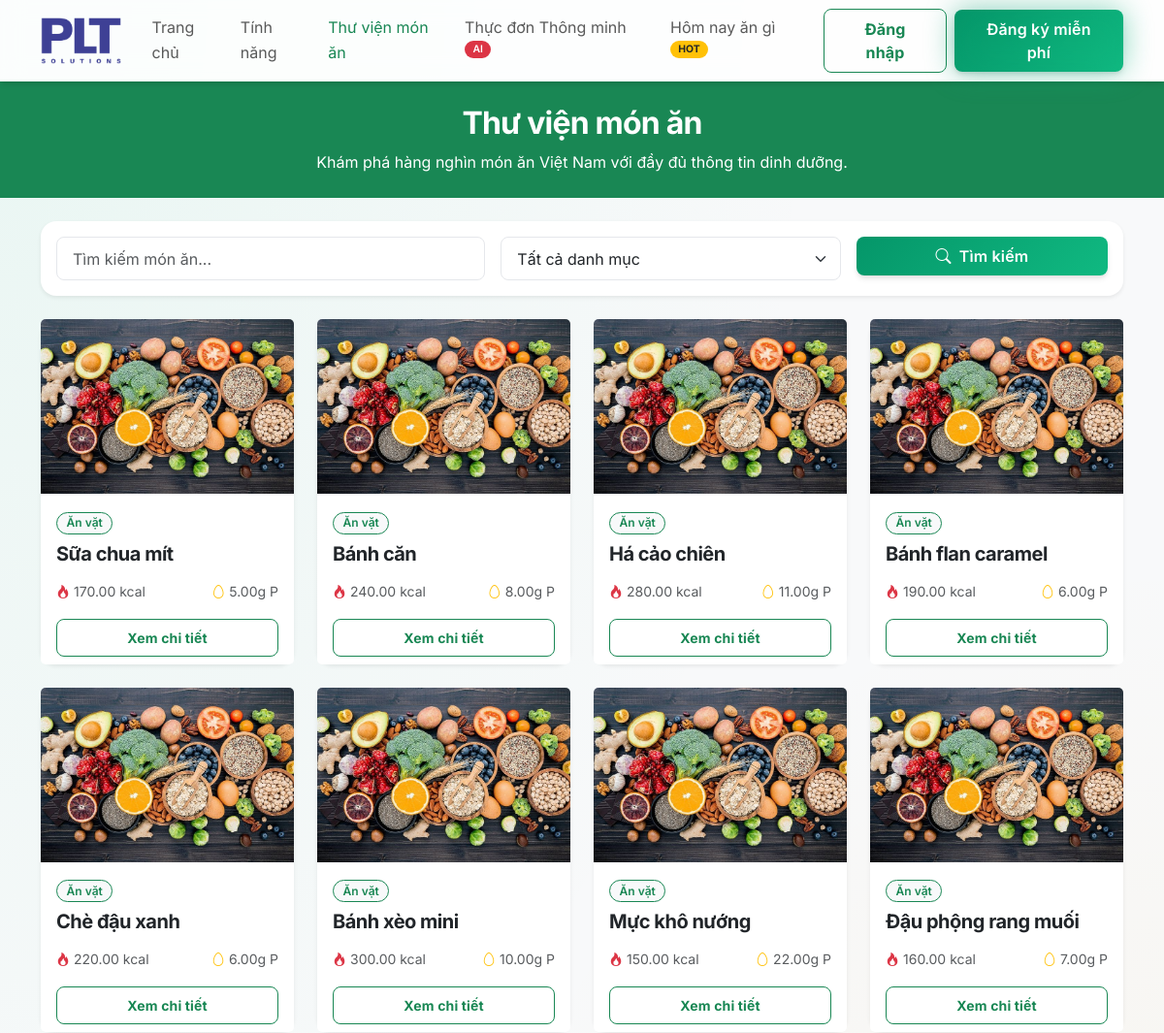
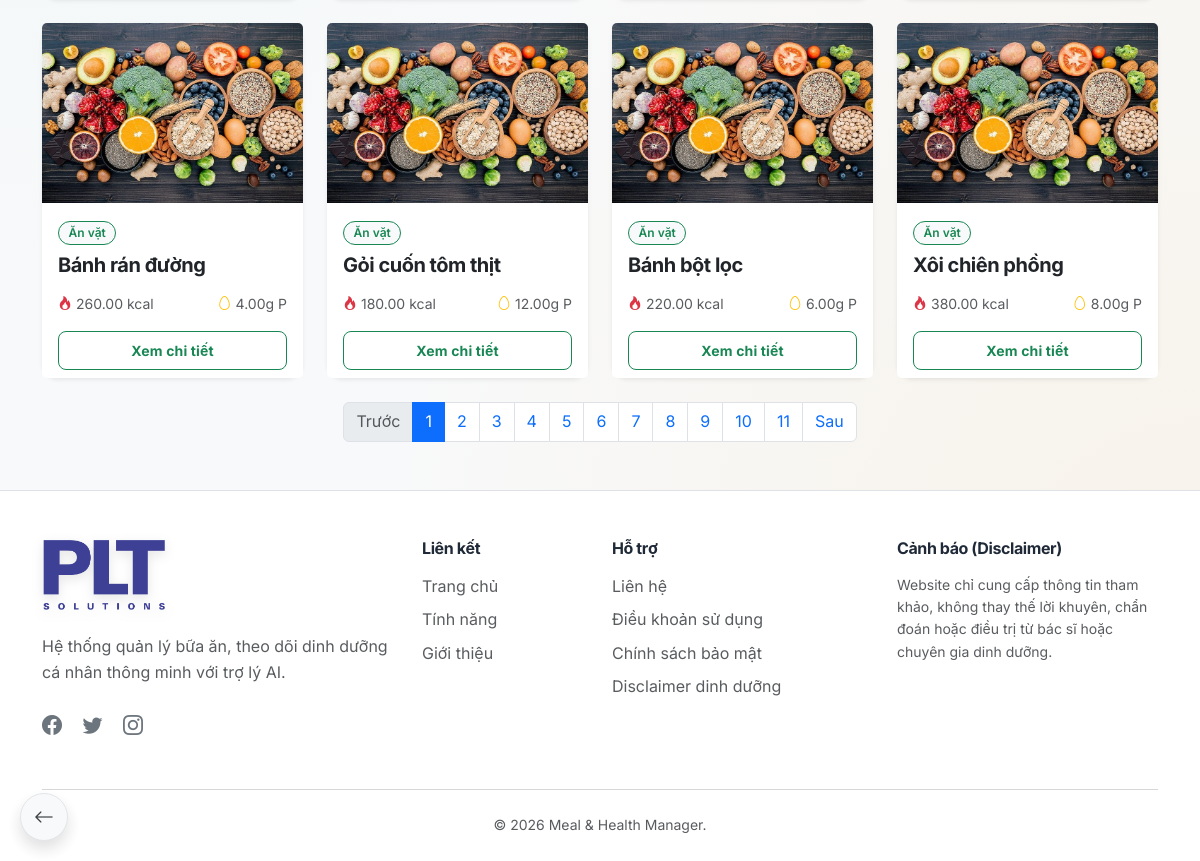
Screenshot of /foods.php with the database file from the repository (2 pictures, top to bottom).
### tables this page shows
CREATE TABLE IF NOT EXISTS `foods` (
  `id` bigint UNSIGNED NOT NULL AUTO_INCREMENT,
  `category_id` bigint UNSIGNED DEFAULT NULL,
  `name` varchar(180) NOT NULL,
  `slug` varchar(200) NOT NULL,
  `image` varchar(255) DEFAULT NULL,
  `description` text,
  `ingredients` text,
  `instructions` text,
  `serving_size` decimal(8,2) NOT NULL DEFAULT '100.00',
  `serving_unit` varchar(50) NOT NULL DEFAULT 'g',
  `calories` decimal(8,2) NOT NULL DEFAULT '0.00',
  `protein` decimal(8,2) NOT NULL DEFAULT '0.00',
  `carbs` decimal(8,2) NOT NULL DEFAULT '0.00',
  `fat` decimal(8,2) NOT NULL DEFAULT '0.00',
  `fiber` decimal(8,2) NOT NULL DEFAULT '0.00',
  `sugar` decimal(8,2) NOT NULL DEFAULT '0.00',
  `sodium` decimal(10,2) NOT NULL DEFAULT '0.00',
  `diet_type` varchar(255) DEFAULT 'normal',
  `season` varchar(50) DEFAULT NULL COMMENT 'Mùa phù hợp: xuan,he,thu,dong (phân tách bằng dấu phẩy)',
  `goals` varchar(255) DEFAULT NULL,
  `estimated_price` int DEFAULT '35000',
  `is_premium` tinyint(1) NOT NULL DEFAULT '0',
  `status` enum('active','inactive') NOT NULL DEFAULT 'active',
  `created_by` bigint UNSIGNED DEFAULT NULL,
  `created_at` timestamp NOT NULL DEFAULT CURRENT_TIMESTAMP,
  `updated_at` timestamp NOT NULL DEFAULT CURRENT_TIMESTAMP ON UPDATE CURRENT_TIMESTAMP,
  PRIMARY KEY (`id`),
  UNIQUE KEY `slug` (`slug`),
  KEY `fk_foods_created_by` (`created_by`),
  KEY `idx_foods_name` (`name`),
  KEY `idx_foods_category` (`category_id`),
  KEY `idx_foods_status` (`status`),
  KEY `idx_foods_premium` (`is_premium`),
  KEY `idx_foods_season` (`season`)
);

CREATE TABLE IF NOT EXISTS `food_categories` (
  `id` bigint UNSIGNED NOT NULL AUTO_INCREMENT,
  `name` varchar(120) NOT NULL,
  `slug` varchar(140) NOT NULL,
  `description` text,
  `status` enum('active','inactive') NOT NULL DEFAULT 'active',
  `created_at` timestamp NOT NULL DEFAULT CURRENT_TIMESTAMP,
  `updated_at` timestamp NOT NULL DEFAULT CURRENT_TIMESTAMP ON UPDATE CURRENT_TIMESTAMP,
  PRIMARY KEY (`id`),
  UNIQUE KEY `slug` (`slug`),
  KEY `idx_food_categories_status` (`status`)
);

### models/FoodModel.php (called while the page is built, shortened)
<?php
require_once __DIR__ . '/../config/database.php';
class FoodModel {
    private $conn;
    private $table_name = "foods";
    public function __construct() {
        $database = new Database();
        $this->conn = $database->getConnection();
    }
    public function getFoods($limit = 12, $offset = 0, $search = '', $category_id = null) {
        $query = "SELECT f.*, c.name as category_name
                  FROM " . $this->table_name . " f
                  LEFT JOIN food_categories c ON f.category_id = c.id
                  WHERE f.status = 'active'";
        $query .= " ORDER BY f.id DESC LIMIT :limit OFFSET :offset";
        $stmt = $this->conn->prepare($query);
        $stmt->bindValue(':limit', (int)$limit, PDO::PARAM_INT);
        $stmt->bindValue(':offset', (int)$offset, PDO::PARAM_INT);
        $stmt->execute();
        return $stmt->fetchAll(PDO::FETCH_ASSOC);
    }
    public function getTotalFoods($search = '', $category_id = null) {
        $query = "SELECT COUNT(id) as total FROM " . $this->table_name . " WHERE status = 'active'";
        $stmt = $this->conn->prepare($query);
        $stmt->execute();
        $row = $stmt->fetch(PDO::FETCH_ASSOC);
        return $row['total'];
    }
}

### config/database.php (called while the page is built, shortened)
<?php
class Database {
    private $host = "127.0.0.1";
    private $db_name = "meal_health_manager";
    private $username = "root";
    private $password = "";
    public function getConnection() {
        $this->conn = null;
        try {
            $this->conn = new PDO("mysql:host=" . $this->host . ";dbname=" . $this->db_name . ";charset=utf8mb4", $this->username, $this->password);
            $this->conn->setAttribute(PDO::ATTR_ERRMODE, PDO::ERRMODE_EXCEPTION);
            $this->conn->setAttribute(PDO::ATTR_DEFAULT_FETCH_MODE, PDO::FETCH_ASSOC);
        } catch(PDOException $exception) {
            echo "Lỗi kết nối CSDL: " . $exception->getMessage();
            exit();
        }
        return $this->conn;
    }
}

### includes/functions.php (called while the page is built, shortened)
<?php
function food_image_url($image) {
    $fallback = BASE_URL . '/img/bg1.jpg';
    if (!is_string($image) || trim($image) === '') {
        return $fallback;
    }
    return $fallback;
}

### foods.php (the view, shortened to what this page needs)
<?php
require_once __DIR__ . '/includes/functions.php';
require_once __DIR__ . '/models/FoodModel.php';
$foodModel = new FoodModel();
$page = isset($_GET['page']) ? (int)$_GET['page'] : 1;
$limit = 12;
$offset = ($page - 1) * $limit;
$search = $_GET['search'] ?? '';
$category_id = !empty($_GET['category']) ? (int)$_GET['category'] : null;
$foods = $foodModel->getFoods($limit, $offset, $search, $category_id);
$total_foods = $foodModel->getTotalFoods($search, $category_id);
$total_pages = ceil($total_foods / $limit);
require_once __DIR__ . '/includes/header.php';
?>
<div class="bg-success text-white py-4 mb-4">
    <div class="container text-center">
        <h2 class="fw-bold">Thư viện món ăn</h2>
        <p class="mb-0">Khám phá hàng nghìn món ăn Việt Nam với đầy đủ thông tin dinh dưỡng.</p>
    </div>
</div>
<div class="container mb-5">
    <div class="card shadow-sm mb-4 border-0">
        <div class="card-body">
            <form method="GET" action="foods.php" class="row g-3">
                <div class="col-md-5">
                    <input type="text" name="search" class="form-control" placeholder="Tìm kiếm món ăn..." value="<?php echo htmlspecialchars($search); ?>">
                </div>
                <div class="col-md-4">
                    <select name="category" class="form-select">
                        <option value="">Tất cả danh mục</option>
                    </select>
                </div>
                <div class="col-md-3">
                    <button type="submit" class="btn btn-success w-100"><i class="bi bi-search me-2"></i>Tìm kiếm</button>
                </div>
            </form>
        </div>
    </div>
    <?php if (empty($foods)): ?>
        <div class="text-center py-5">
            <i class="bi bi-basket text-muted" style="font-size: 4rem;"></i>
            <h4 class="mt-3 text-muted">Không tìm thấy món ăn nào</h4>
            <p>Hãy thử thay đổi từ khóa hoặc danh mục tìm kiếm.</p>
        </div>
    <?php else: ?>
        <div class="row row-cols-1 row-cols-md-3 row-cols-lg-4 g-4 mb-4">
            <?php foreach ($foods as $food): ?>
                <div class="col">
                    <div class="card h-100 shadow-sm card-hover border-0">
                        <?php
                        $img_src = food_image_url($food['image'] ?? null);
                        ?>
                        <img src="<?php echo $img_src; ?>" class="card-img-top" alt="<?php echo htmlspecialchars($food['name']); ?>" style="height: 180px; object-fit: cover;">
                        <div class="card-body">
                            <span class="badge bg-light text-success border border-success mb-2"><?php echo htmlspecialchars($food['category_name'] ?? 'Chưa phân loại'); ?></span>
                            <h5 class="card-title fw-bold text-truncate" title="<?php echo htmlspecialchars($food['name']); ?>">
                                <?php echo htmlspecialchars($food['name']); ?>
                            </h5>
                            <div class="d-flex justify-content-between mt-3 text-muted small">
                                <div><i class="bi bi-fire text-danger me-1"></i><?php echo $food['calories']; ?> kcal</div>
                                <div><i class="bi bi-egg text-warning me-1"></i><?php echo $food['protein']; ?>g P</div>
                            </div>
                        </div>
                        <div class="card-footer bg-white border-top-0 pt-0">
                            <a href="<?php echo BASE_URL; ?>/food-detail.php?id=<?php echo $food['id']; ?>" class="btn btn-outline-success btn-sm w-100 fw-bold">
                                Xem chi tiết
                            </a>
                        </div>
                    </div>
                </div>
            <?php endforeach; ?>
        </div>
        <?php if ($total_pages > 1): ?>
            <nav aria-label="Page navigation">
                <ul class="pagination justify-content-center">
                    <li class="page-item <?php echo ($page <= 1) ? 'disabled' : ''; ?>">
                        <a class="page-link" href="?page=<?php echo $page - 1; ?>&search=<?php echo urlencode($search); ?>&category=<?php echo $category_id; ?>">Trước</a>
                    </li>
                    <?php for ($i = 1; $i <= $total_pages; $i++): ?>
                        <li class="page-item <?php echo ($page == $i) ? 'active' : ''; ?>">
                            <a class="page-link" href="?page=<?php echo $i; ?>&search=<?php echo urlencode($search); ?>&category=<?php echo $category_id; ?>"><?php echo $i; ?></a>
                        </li>
                    <?php endfor; ?>
                    <li class="page-item <?php echo ($page >= $total_pages) ? 'disabled' : ''; ?>">
                        <a class="page-link" href="?page=<?php echo $page + 1; ?>&search=<?php echo urlencode($search); ?>&category=<?php echo $category_id; ?>">Sau</a>
                    </li>
                </ul>
            </nav>
        <?php endif; ?>
    <?php endif; ?>
</div>
<?php require_once __DIR__ . '/includes/footer.php'; ?>

### rows the page displays
foods: category.name "Ăn vặt", name "Sữa chua mít", calories "170.00", protein "5.00"
foods: category.name "Ăn vặt", name "Bánh căn", calories "240.00", protein "8.00"
foods: category.name "Ăn vặt", name "Há cảo chiên", calories "280.00", protein "11.00"
foods: category.name "Ăn vặt", name "Bánh flan caramel", calories "190.00", protein "6.00"
foods: category.name "Ăn vặt", name "Chè đậu xanh", calories "220.00", protein "6.00"
foods: category.name "Ăn vặt", name "Bánh xèo mini", calories "300.00", protein "10.00"
foods: category.name "Ăn vặt", name "Mực khô nướng", calories "150.00", protein "22.00"
foods: category.name "Ăn vặt", name "Đậu phộng rang muối", calories "160.00", protein "7.00"
foods: category.name "Ăn vặt", name "Bánh rán đường", calories "260.00", protein "4.00"
foods: category.name "Ăn vặt", name "Gỏi cuốn tôm thịt", calories "180.00", protein "12.00"
foods: category.name "Ăn vặt", name "Bánh bột lọc", calories "220.00", protein "6.00"
foods: category.name "Ăn vặt", name "Xôi chiên phồng", calories "380.00", protein "8.00"

### other values shown
APP_NAME "Meal & Health Manager"
